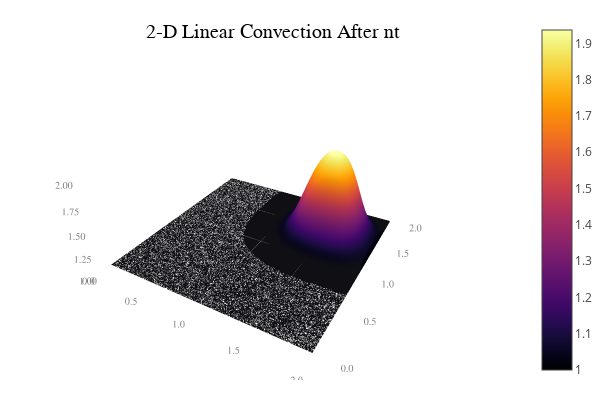

Notebook code cell kept with this figure:
### Code cell
x = range(0, stop=2, length=81)|> collect
y = range(0, stop=2, length=81)|> collect
theme(:ggplot2)
surface(x,y,two_linearconv(81,81,150,0.2,1),
    title = "2-D Linear Convection After nt",xlims=(0,2),ylims=(0,2),zlims=(1,2))

### Figure 1 — Plotly figure (JSON) as saved in the notebook; plotly's stock layout.template omitted (floating-point values rounded to 4 significant figures; data arrays with more than 128 entries replaced by an {"elided": "..."} marker saying what was removed)
{"data": [{"colorbar": {"title": ""}, "colorscale": [[0, "rgba(0, 0, 4, 1.000)"], [0.03448, "rgba(4, 3, 20, 1.000)"], [0.06897, "rgba(13, 8, 41, 1.000)"], [0.1034, "rgba(24, 12, 60, 1.000)"], [0.1379, "rgba(38, 12, 81, 1.000)"], [0.1724, "rgba(54, 9, 97, 1.000)"], [0.2069, "rgba(69, 10, 105, 1.000)"], [0.2414, "rgba(84, 15, 109, 1.000)"], [0.2759, "rgba(97, 19, 110, 1.000)"], [0.3103, "rgba(111, 25, 110, 1.000)"], [0.3448, "rgba(125, 30, 109, 1.000)"], [0.3793, "rgba(140, 35, 105, 1.000)"], [0.4138, "rgba(154, 40, 101, 1.000)"], [0.4483, "rgba(166, 45, 96, 1.000)"], [0.4828, "rgba(180, 51, 89, 1.000)"], [0.5172, "rgba(193, 58, 80, 1.000)"], [0.5517, "rgba(206, 67, 71, 1.000)"], [0.5862, "rgba(216, 76, 62, 1.000)"], [0.6207, "rgba(226, 87, 52, 1.000)"], [0.6552, "rgba(235, 100, 41, 1.000)"], [0.6897, "rgba(241, 115, 29, 1.000)"], [0.7241, "rgba(247, 130, 18, 1.000)"], [0.7586, "rgba(250, 144, 8, 1.000)"], [0.7931, "rgba(252, 161, 8, 1.000)"], [0.8276, "rgba(252, 178, 22, 1.000)"], [0.8621, "rgba(250, 196, 42, 1.000)"], [0.8966, "rgba(246, 213, 67, 1.000)"], [0.931, "rgba(243, 229, 93, 1.000)"], [0.9655, "rgba(242, 244, 130, 1.000)"], [1, "rgba(252, 255, 164, 1.000)"]], "name": "y1", "opacity": null, "showlegend": false, "showscale": true, "type": "surface", "x": [0, 0.025, 0.05, 0.075, 0.1, 0.125, 0.15, 0.175, 0.2, 0.225, 0.25, 0.275, 0.3, 0.325, 0.35, 0.375, 0.4, 0.425, 0.45, 0.475, 0.5, 0.525, 0.55, 0.575, 0.6, 0.625, 0.65, 0.675, 0.7, 0.725, 0.75, 0.775, 0.8, 0.825, 0.85, 0.875, 0.9, 0.925, 0.95, 0.975, 1, 1.025, 1.05, 1.075, 1.1, 1.125, 1.15, 1.175, 1.2, 1.225, 1.25, 1.275, 1.3, 1.325, 1.35, 1.375, 1.4, 1.425, 1.45, 1.475, 1.5, 1.525, 1.55, 1.575, 1.6, 1.625, 1.65, 1.675, 1.7, 1.725, 1.75, 1.775, 1.8, 1.825, 1.85, 1.875, 1.9, 1.925, 1.95, 1.975, 2], "xaxis": "x1", "y": [0, 0.025, 0.05, 0.075, 0.1, 0.125, 0.15, 0.175, 0.2, 0.225, 0.25, 0.275, 0.3, 0.325, 0.35, 0.375, 0.4, 0.425, 0.45, 0.475, 0.5, 0.525, 0.55, 0.575, 0.6, 0.625, 0.65, 0.675, 0.7, 0.725, 0.75, 0.775, 0.8, 0.825, 0.85, 0.875, 0.9, 0.925, 0.95, 0.975, 1, 1.025, 1.05, 1.075, 1.1, 1.125, 1.15, 1.175, 1.2, 1.225, 1.25, 1.275, 1.3, 1.325, 1.35, 1.375, 1.4, 1.425, 1.45, 1.475, 1.5, 1.525, 1.55, 1.575, 1.6, 1.625, 1.65, 1.675, 1.7, 1.725, 1.75, 1.775, 1.8, 1.825, 1.85, 1.875, 1.9, 1.925, 1.95, 1.975, 2], "yaxis": "y1", "z": {"elided": "81x81 float values"}, "zmax": 1.937, "zmin": 1}], "layout": {"annotations": [{"font": {"color": "rgba(0, 0, 0, 1.000)", "family": "sans-serif", "size": 20}, "rotation": 0, "showarrow": false, "text": "2-D Linear Convection After nt", "x": 0.5222, "xanchor": "center", "xref": "paper", "y": 1, "yanchor": "top", "yref": "paper"}], "height": 400, "legend": {"bgcolor": "rgba(211, 211, 211, 0.800)", "bordercolor": "rgba(255, 255, 255, 1.000)", "font": {"color": "rgba(0, 0, 0, 1.000)", "family": "sans-serif", "size": 11}, "tracegroupgap": 0, "x": 1, "y": 1}, "margin": {"b": 20, "l": 0, "r": 0, "t": 20}, "paper_bgcolor": "rgba(255, 255, 255, 1.000)", "plot_bgcolor": "rgba(211, 211, 211, 1.000)", "scene": {"camera": {"eye": {"x": 1.126, "y": -1.95, "z": 1.3}}, "xaxis": {"anchor": "y1", "domain": [0.05101, 0.9934], "gridcolor": "rgba(255, 255, 255, 1.000)", "gridwidth": 0.5, "linecolor": "rgba(0, 0, 0, 1.000)", "mirror": false, "range": [0, 2], "showgrid": true, "showline": false, "showticklabels": true, "tickangle": 0, "tickcolor": "rgba(0, 0, 0, 0.000)", "tickfont": {"color": "rgba(128, 128, 128, 1.000)", "family": "sans-serif", "size": 11}, "tickmode": "array", "ticks": "inside", "ticktext": ["0.0", "0.5", "1.0", "1.5", "2.0"], "tickvals": [0, 0.5, 1, 1.5, 2], "title": "", "titlefont": {"color": "rgba(0, 0, 0, 1.000)", "family": "sans-serif", "size": 15}, "type": "-", "visible": true, "zeroline": false, "zerolinecolor": "rgba(0, 0, 0, 1.000)"}, "yaxis": {"anchor": "x1", "domain": [0.03762, 0.9415], "gridcolor": "rgba(255, 255, 255, 1.000)", "gridwidth": 0.5, "linecolor": "rgba(0, 0, 0, 1.000)", "mirror": false, "range": [0, 2], "showgrid": true, "showline": false, "showticklabels": true, "tickangle": 0, "tickcolor": "rgba(0, 0, 0, 0.000)", "tickfont": {"color": "rgba(128, 128, 128, 1.000)", "family": "sans-serif", "size": 11}, "tickmode": "array", "ticks": "inside", "ticktext": ["0.0", "0.5", "1.0", "1.5", "2.0"], "tickvals": [0, 0.5, 1, 1.5, 2], "title": "", "titlefont": {"color": "rgba(0, 0, 0, 1.000)", "family": "sans-serif", "size": 15}, "type": "-", "visible": true, "zeroline": false, "zerolinecolor": "rgba(0, 0, 0, 1.000)"}, "zaxis": {"gridcolor": "rgba(255, 255, 255, 1.000)", "gridwidth": 0.5, "linecolor": "rgba(0, 0, 0, 1.000)", "mirror": false, "range": [1, 2], "showgrid": true, "showline": false, "showticklabels": true, "tickangle": 0, "tickcolor": "rgba(0, 0, 0, 0.000)", "tickfont": {"color": "rgba(128, 128, 128, 1.000)", "family": "sans-serif", "size": 11}, "tickmode": "array", "ticks": "inside", "ticktext": ["1.00", "1.25", "1.50", "1.75", "2.00"], "tickvals": [1, 1.25, 1.5, 1.75, 2], "title": "", "titlefont": {"color": "rgba(0, 0, 0, 1.000)", "family": "sans-serif", "size": 15}, "type": "-", "visible": true, "zeroline": false, "zerolinecolor": "rgba(0, 0, 0, 1.000)"}}, "showlegend": true, "width": 600}}
